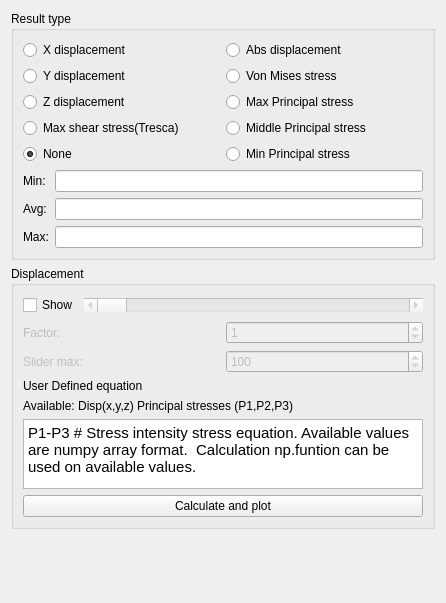
<?xml version="1.0" encoding="UTF-8"?>
<ui version="4.0">
 <class>ShowDisplacement</class>
 <widget class="QWidget" name="ShowDisplacement">
  <property name="geometry">
   <rect>
    <x>0</x>
    <y>0</y>
    <width>446</width>
    <height>603</height>
   </rect>
  </property>
  <property name="windowTitle">
   <string>Show result</string>
  </property>
  <layout class="QHBoxLayout" name="horizontalLayout">
   <item>
    <layout class="QVBoxLayout" name="verticalLayout_3">
     <item>
      <widget class="QGroupBox" name="gb_result_type">
       <property name="title">
        <string>Result type</string>
       </property>
       <layout class="QVBoxLayout" name="verticalLayout">
        <item>
         <layout class="QGridLayout" name="gridLayout">
          <item row="3" column="0">
           <widget class="QRadioButton" name="rb_max_shear_stress">
            <property name="text">
             <string>Max shear stress(Tresca)</string>
            </property>
           </widget>
          </item>
          <item row="1" column="0">
           <widget class="QRadioButton" name="rb_y_displacement">
            <property name="text">
             <string>Y displacement</string>
            </property>
           </widget>
          </item>
          <item row="0" column="0">
           <widget class="QRadioButton" name="rb_x_displacement">
            <property name="text">
             <string>X displacement</string>
            </property>
           </widget>
          </item>
          <item row="2" column="0">
           <widget class="QRadioButton" name="rb_z_displacement">
            <property name="text">
             <string>Z displacement</string>
            </property>
           </widget>
          </item>
          <item row="1" column="1">
           <widget class="QRadioButton" name="rb_vm_stress">
            <property name="text">
             <string>Von Mises stress</string>
            </property>
           </widget>
          </item>
          <item row="0" column="1">
           <widget class="QRadioButton" name="rb_abs_displacement">
            <property name="text">
             <string>Abs displacement</string>
            </property>
           </widget>
          </item>
          <item row="4" column="0">
           <widget class="QRadioButton" name="rb_none">
            <property name="text">
             <string>None</string>
            </property>
            <property name="checked">
             <bool>true</bool>
            </property>
           </widget>
          </item>
          <item row="2" column="1">
           <widget class="QRadioButton" name="rb_maxprin">
            <property name="text">
             <string>Max Principal stress</string>
            </property>
           </widget>
          </item>
          <item row="3" column="1">
           <widget class="QRadioButton" name="rb_midprin">
            <property name="text">
             <string>Middle Principal stress</string>
            </property>
           </widget>
          </item>
          <item row="4" column="1">
           <widget class="QRadioButton" name="rb_minprin">
            <property name="text">
             <string>Min Principal stress</string>
            </property>
           </widget>
          </item>
         </layout>
        </item>
        <item>
         <layout class="QFormLayout" name="formLayout">
          <item row="1" column="0">
           <widget class="QLabel" name="label_2">
            <property name="text">
             <string>Avg:</string>
            </property>
           </widget>
          </item>
          <item row="1" column="1">
           <widget class="Gui::InputField" name="le_avg">
            <property name="readOnly">
             <bool>true</bool>
            </property>
            <property name="unit" stdset="0">
             <string notr="true">mm</string>
            </property>
           </widget>
          </item>
          <item row="2" column="0">
           <widget class="QLabel" name="label">
            <property name="text">
             <string>Max:</string>
            </property>
           </widget>
          </item>
          <item row="2" column="1">
           <widget class="Gui::InputField" name="le_max">
            <property name="readOnly">
             <bool>true</bool>
            </property>
            <property name="unit" stdset="0">
             <string notr="true">mm</string>
            </property>
           </widget>
          </item>
          <item row="0" column="1">
           <widget class="Gui::InputField" name="le_min">
            <property name="readOnly">
             <bool>true</bool>
            </property>
            <property name="unit" stdset="0">
             <string notr="true">mm</string>
            </property>
           </widget>
          </item>
          <item row="0" column="0">
           <widget class="QLabel" name="label_4">
            <property name="text">
             <string>Min:</string>
            </property>
           </widget>
          </item>
         </layout>
        </item>
       </layout>
      </widget>
     </item>
     <item>
      <widget class="QGroupBox" name="gb_displacement">
       <property name="title">
        <string>Displacement</string>
       </property>
       <layout class="QVBoxLayout" name="verticalLayout_2">
        <item>
         <layout class="QHBoxLayout" name="horizontalLayout_2">
          <item>
           <widget class="QCheckBox" name="cb_show_displacement">
            <property name="text">
             <string>Show</string>
            </property>
            <property name="checked">
             <bool>false</bool>
            </property>
           </widget>
          </item>
          <item>
           <widget class="QScrollBar" name="hsb_displacement_factor">
            <property name="enabled">
             <bool>false</bool>
            </property>
            <property name="sizePolicy">
             <sizepolicy hsizetype="MinimumExpanding" vsizetype="Fixed">
              <horstretch>0</horstretch>
              <verstretch>0</verstretch>
             </sizepolicy>
            </property>
            <property name="orientation">
             <enum>Qt::Horizontal</enum>
            </property>
           </widget>
          </item>
         </layout>
        </item>
        <item>
         <layout class="QHBoxLayout" name="horizontalLayout_3">
          <item>
           <widget class="QLabel" name="label_3">
            <property name="enabled">
             <bool>false</bool>
            </property>
            <property name="text">
             <string>Factor:</string>
            </property>
           </widget>
          </item>
          <item>
           <widget class="QSpinBox" name="sb_displacement_factor">
            <property name="enabled">
             <bool>false</bool>
            </property>
            <property name="readOnly">
             <bool>false</bool>
            </property>
            <property name="maximum">
             <number>99999</number>
            </property>
            <property name="singleStep">
             <number>10</number>
            </property>
            <property name="value">
             <number>1</number>
            </property>
           </widget>
          </item>
         </layout>
        </item>
        <item>
         <layout class="QHBoxLayout" name="horizontalLayout_4">
          <item>
           <widget class="QLabel" name="label_7">
            <property name="enabled">
             <bool>false</bool>
            </property>
            <property name="text">
             <string>Slider max:</string>
            </property>
           </widget>
          </item>
          <item>
           <widget class="QSpinBox" name="sb_displacement_factor_max">
            <property name="enabled">
             <bool>false</bool>
            </property>
            <property name="readOnly">
             <bool>false</bool>
            </property>
            <property name="maximum">
             <number>99999</number>
            </property>
            <property name="singleStep">
             <number>10</number>
            </property>
            <property name="value">
             <number>100</number>
            </property>
           </widget>
          </item>
         </layout>
        </item>
        <item>
         <layout class="QVBoxLayout" name="verticalLayout_4">
          <item>
           <widget class="QLabel" name="userdefhead">
            <property name="text">
             <string>&lt;html&gt;&lt;head/&gt;&lt;body&gt;&lt;p&gt;User Defined equation &lt;/p&gt;&lt;/body&gt;&lt;/html&gt;</string>
            </property>
           </widget>
          </item>
          <item>
           <widget class="QLabel" name="user_def_text">
            <property name="text">
             <string>Available: Disp(x,y,z) Principal stresses (P1,P2,P3)</string>
            </property>
           </widget>
          </item>
          <item>
           <widget class="QTextEdit" name="user_def_eq">
            <property name="html">
             <string>&lt;!DOCTYPE HTML PUBLIC &quot;-//W3C//DTD HTML 4.0//EN&quot; &quot;http://www.w3.org/TR/REC-html40/strict.dtd&quot;&gt;
&lt;html&gt;&lt;head&gt;&lt;meta name=&quot;qrichtext&quot; content=&quot;1&quot; /&gt;&lt;style type=&quot;text/css&quot;&gt;
p, li { white-space: pre-wrap; }
&lt;/style&gt;&lt;/head&gt;&lt;body style=&quot; font-family:'Ubuntu'; font-size:11pt; font-weight:400; font-style:normal;&quot;&gt;
&lt;p style=&quot; margin-top:0px; margin-bottom:0px; margin-left:0px; margin-right:0px; -qt-block-indent:0; text-indent:0px;&quot;&gt;P1-P3 # Stress intensity stress equation. Available values are numpy array format.  Calculation np.funtion can be used on available values. &lt;/p&gt;&lt;/body&gt;&lt;/html&gt;</string>
            </property>
           </widget>
          </item>
          <item>
           <widget class="QPushButton" name="calculate">
            <property name="text">
             <string>Calculate and plot</string>
            </property>
           </widget>
          </item>
         </layout>
        </item>
       </layout>
      </widget>
     </item>
     <item>
      <spacer name="verticalSpacer">
       <property name="orientation">
        <enum>Qt::Vertical</enum>
       </property>
       <property name="sizeHint" stdset="0">
        <size>
         <width>20</width>
         <height>240</height>
        </size>
       </property>
      </spacer>
     </item>
    </layout>
   </item>
  </layout>
 </widget>
 <customwidgets>
  <customwidget>
   <class>Gui::InputField</class>
   <extends>QLineEdit</extends>
   <header>Gui/InputField.h</header>
  </customwidget>
 </customwidgets>
 <resources/>
 <connections>
  <connection>
   <sender>cb_show_displacement</sender>
   <signal>toggled(bool)</signal>
   <receiver>label_3</receiver>
   <slot>setEnabled(bool)</slot>
   <hints>
    <hint type="sourcelabel">
     <x>90</x>
     <y>232</y>
    </hint>
    <hint type="destinationlabel">
     <x>68</x>
     <y>269</y>
    </hint>
   </hints>
  </connection>
  <connection>
   <sender>cb_show_displacement</sender>
   <signal>toggled(bool)</signal>
   <receiver>sb_displacement_factor</receiver>
   <slot>setEnabled(bool)</slot>
   <hints>
    <hint type="sourcelabel">
     <x>112</x>
     <y>240</y>
    </hint>
    <hint type="destinationlabel">
     <x>124</x>
     <y>269</y>
    </hint>
   </hints>
  </connection>
  <connection>
   <sender>cb_show_displacement</sender>
   <signal>toggled(bool)</signal>
   <receiver>label_7</receiver>
   <slot>setEnabled(bool)</slot>
   <hints>
    <hint type="sourcelabel">
     <x>95</x>
     <y>238</y>
    </hint>
    <hint type="destinationlabel">
     <x>86</x>
     <y>309</y>
    </hint>
   </hints>
  </connection>
  <connection>
   <sender>cb_show_displacement</sender>
   <signal>toggled(bool)</signal>
   <receiver>sb_displacement_factor_max</receiver>
   <slot>setEnabled(bool)</slot>
   <hints>
    <hint type="sourcelabel">
     <x>161</x>
     <y>237</y>
    </hint>
    <hint type="destinationlabel">
     <x>159</x>
     <y>302</y>
    </hint>
   </hints>
  </connection>
  <connection>
   <sender>cb_show_displacement</sender>
   <signal>toggled(bool)</signal>
   <receiver>hsb_displacement_factor</receiver>
   <slot>setEnabled(bool)</slot>
   <hints>
    <hint type="sourcelabel">
     <x>48</x>
     <y>241</y>
    </hint>
    <hint type="destinationlabel">
     <x>36</x>
     <y>345</y>
    </hint>
   </hints>
  </connection>
 </connections>
</ui>
